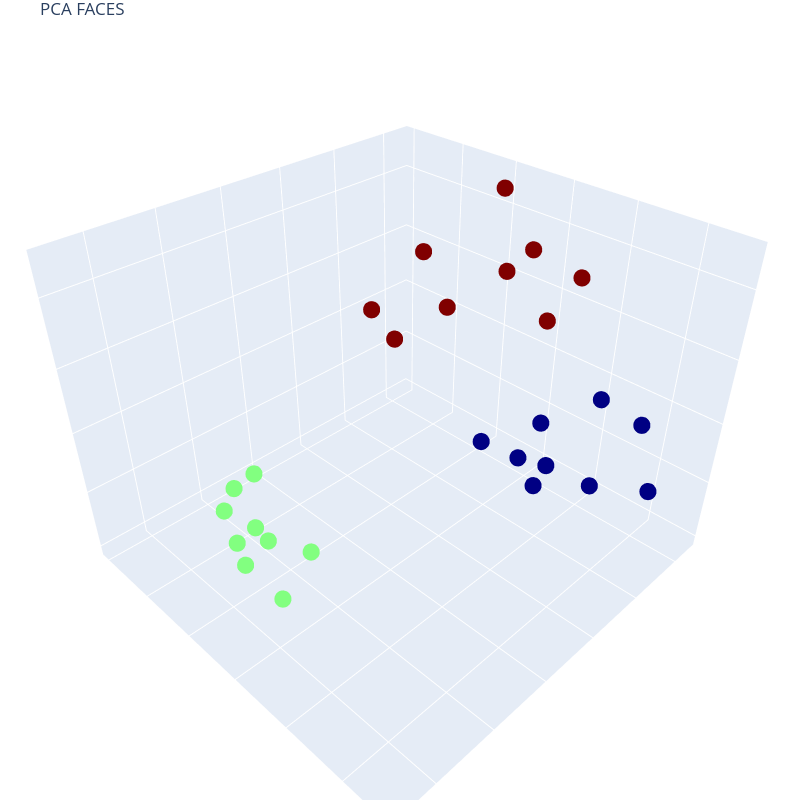

This figure's notebook cell:
### Code cell
# 3D Visualization
import plotly.graph_objects as go
data = go.Scatter3d(x=Xvis, y=Yvis, z=Zvis, mode='markers', marker=dict(size=10, color=C, colorscale='jet', opacity=1)) # data as points
# data = go.Scatter3d(x=Xvis, y=Yvis, z=Zvis, mode='markers', marker=dict(size=1, color=C, colorscale='jet', opacity=1, showscale=True)) # w/ colobar 
fig = go.Figure(data=[data]) 
fig.update_layout(margin=dict(l=0, r=0, b=0, t=30, pad=0)) # tight layout but t=25 required for showing title 
fig.update_layout(autosize=False, width=800, height=800, title_text="PCA FACES") # figure size and title
# fig.update_layout(scene = dict(xaxis = dict(visible=False), yaxis = dict(visible=False), zaxis = dict(visible=False))) # no grid, no axis 
# fig.update_layout(scene = dict(xaxis_title = ' ', yaxis_title = ' ', zaxis_title = ' ')) # no axis name 
fig.update_layout(scene = dict(zaxis = dict(showgrid = True, showticklabels = False), zaxis_title = ' ') ) # no range values, no axis name, grid on
fig.update_layout(scene = dict(yaxis = dict(showgrid = True, showticklabels = False), yaxis_title = ' ') ) # no range values, no axis name, grid on
fig.update_layout(scene = dict(xaxis = dict(showgrid = True, showticklabels = False), xaxis_title = ' ') ) # no range values, no axis name, grid on
fig.show()

### Figure 1 — Plotly figure (JSON) as saved in the notebook; plotly's stock layout.template omitted (floating-point values rounded to 4 significant figures)
{"data": [{"marker": {"color": [1, 1, 1, 1, 1, 1, 1, 1, 1, 2, 2, 2, 2, 2, 2, 2, 2, 2, 3, 3, 3, 3, 3, 3, 3, 3, 3], "colorscale": [[0, "rgb(0,0,131)"], [0.2, "rgb(0,60,170)"], [0.4, "rgb(5,255,255)"], [0.6, "rgb(255,255,0)"], [0.8, "rgb(250,0,0)"], [1, "rgb(128,0,0)"]], "opacity": 1, "size": 10}, "mode": "markers", "type": "scatter3d", "x": [-2.99, -4.039, -3.088, -2.169, -3.019, -4.124, -3.813, -4.631, -4.406, 5.806, 7.077, 5.958, 5.452, 6.6, 6.602, 5.696, 6.033, 6.874, -3.086, -2.204, -1.546, -2.33, -3.031, -2.743, -3.542, -1.527, -3.809], "y": [2.999, -0.3238, 1.022, 5.181, 1.443, -1.934, 3.833, 0.0004765, 2.139, -1.704, 1.882, -0.5512, -2.698, 0.8724, 2.381, -1.686, -0.2381, 0.2569, -0.5727, -4.063, 1.984, -2.04, -5.966, 0.5032, -4.154, 2.838, -1.404], "z": [-2.418, -3.817, -3.625, -0.851, -2.573, -4.063, -0.2887, -2.582, -0.5529, -1.922, -0.3431, -0.5586, -1.668, 0.375, 1.06, -0.1641, 1.315, -0.6018, 3.023, -0.2107, 3.108, 1.639, -0.2417, 4.134, 2.26, 4.603, 4.964]}], "layout": {"autosize": false, "height": 800, "margin": {"b": 0, "l": 0, "pad": 0, "r": 0, "t": 30}, "scene": {"xaxis": {"showgrid": true, "showticklabels": false, "title": {"text": " "}}, "yaxis": {"showgrid": true, "showticklabels": false, "title": {"text": " "}}, "zaxis": {"showgrid": true, "showticklabels": false, "title": {"text": " "}}}, "title": {"text": "PCA FACES"}, "width": 800}}
